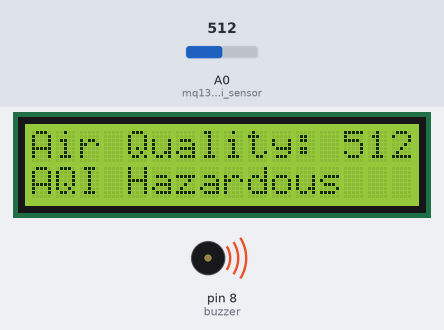
The sketch below on a simulated Arduino Uno, built with avr-gcc and run on an emulated ATmega328P. Shown: 16×2 character LCD, buzzer (waves = sounding, pin HIGH). Inputs (shaded band) come from the test bench; at power-on: A0 (mq135_aqi_sensor) = 512. What the sketch prints to the serial monitor is not drawn.

Above: at 2.2 s.
2.3 s: A0 (mq135_aqi_sensor) set to 318
At 3.1 s:
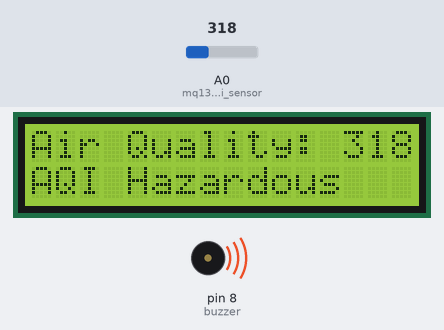
3.9 s: A0 (mq135_aqi_sensor) set to 286
At 5.2 s:
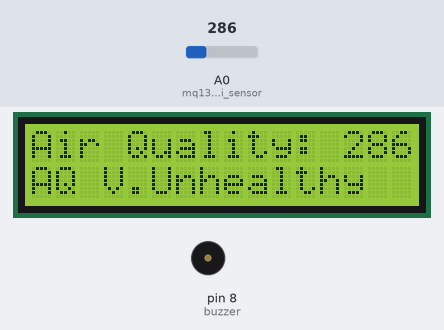
6.0 s: A0 (mq135_aqi_sensor) set to 191
At 6.7 s:
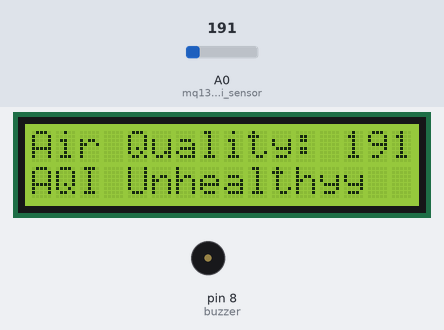
7.5 s: A0 (mq135_aqi_sensor) set to 91
At 8.7 s:
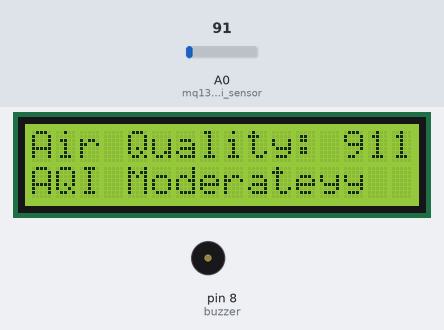
9.6 s: A0 (mq135_aqi_sensor) set to 41
At 10.8 s:
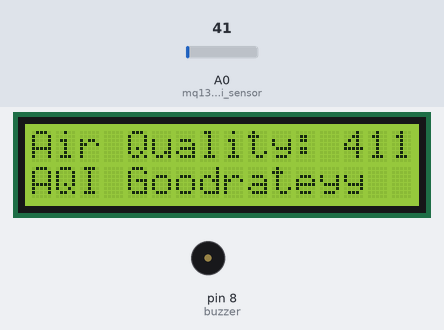
11.7 s: A0 (mq135_aqi_sensor) set to 306
At 12.9 s:
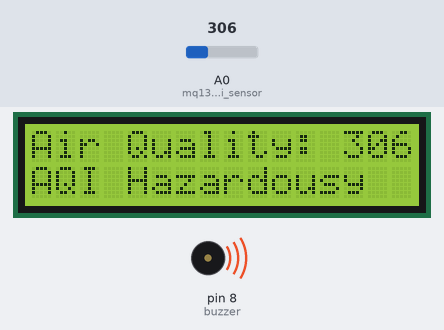
Timing chart, 0 to 14.7 s (numbered marks = the images above; inputs shaded):
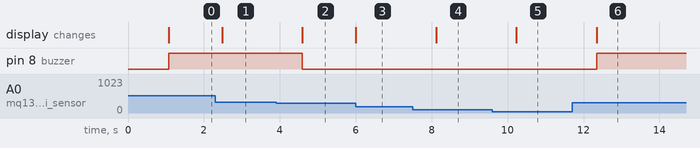

The sketch:

aqi.ino
```cpp
// Include library for LCD and define pins
#include <LiquidCrystal.h>
const int rs = 12, en = 11, d4 = 5, d5 = 4, d6 = 3, d7 = 2;
LiquidCrystal lcd(rs, en, d4, d5, d6, d7);

// Define pins and variable for input sensor and output led and buzzer
const int mq135_aqi_sensor = A0;
const int buzzer = 8;

// Set threshold for AQI
int aqi_ppm = 0;

void setup() {
  // Set direction of input-output pins
  pinMode (mq135_aqi_sensor, INPUT);
  pinMode (buzzer, OUTPUT);

  digitalWrite(buzzer, LOW);

  // Initiate serial and lcd communication
  Serial.begin (9600);
  lcd.clear();
  lcd.begin (16, 2);

  Serial.println("AQI Alert System");
  lcd.setCursor(0, 0);
  lcd.print("AQI Alert System");
  delay(1000);
}

void loop() {
  aqi_ppm = analogRead(mq135_aqi_sensor);

  Serial.print("Air Quality: ");
  Serial.println(aqi_ppm);

  lcd.setCursor(0, 0);
  lcd.print("Air Quality: ");
  lcd.print(aqi_ppm);

  if ((aqi_ppm >= 0) && (aqi_ppm <= 50))
  {
    lcd.setCursor(0, 1);
    lcd.print("AQI Good");
    Serial.println("AQI Good");
    digitalWrite(buzzer, LOW);
  }
  else if ((aqi_ppm >= 51) && (aqi_ppm <= 100))
  {
    lcd.setCursor(0, 1);
    lcd.print("AQI Moderate");
    Serial.println("AQI Moderate");
    digitalWrite(buzzer, LOW);
  }

  else if ((aqi_ppm >= 101) && (aqi_ppm <= 200))
  {
    lcd.setCursor(0, 1);
    lcd.print("AQI Unhealthy");
    Serial.println("AQI Unhealthy");
    digitalWrite(buzzer, LOW);
  }
  else if ((aqi_ppm >= 201) && (aqi_ppm <= 300))
  {
    lcd.setCursor(0, 1);
    lcd.print("AQ V.Unhealthy");
    Serial.println("AQ V.Unhealthy");
    digitalWrite(buzzer, LOW);
  }
  else if (aqi_ppm >= 301)
  {
    lcd.setCursor(0, 1);
    lcd.print("AQI Hazardous");
    Serial.println("AQI Hazardous");
    digitalWrite(buzzer, HIGH);
  }
  delay (700);
}
```

Measured:
- the behaviour switches between 301 and 300 on A0 (mq135_aqi_sensor) (found by bisection; images 1 and 2)
- after the input at 2.3 s, the display: changes after 0.18 s (image 1)
- after the input at 3.9 s, pin 8 (buzzer): HIGH → LOW after 0.70 s; the display: changes after 0.70 s (image 2)
- after the input at 6.0 s, the display: changes at once (image 3)
- after the input at 7.5 s, the display: changes after 0.62 s (image 4)
- after the input at 9.6 s, the display: changes after 0.63 s (image 5)
- after the input at 11.7 s, pin 8 (buzzer): LOW → HIGH after 0.64 s; the display: changes after 0.64 s (image 6)
